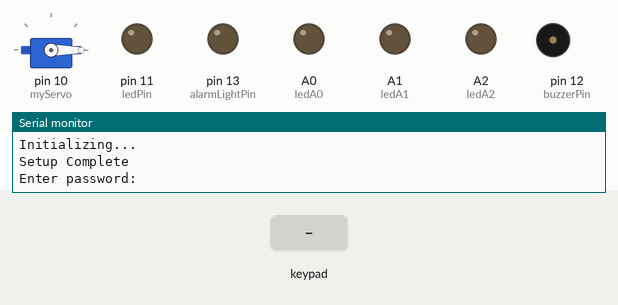
Bench run of a sketch on a simulated Arduino Uno, built with avr-gcc and run on an emulated ATmega328P. Parts: servo, output pins drawn as LEDs (lit = HIGH), buzzer (waves = sounding), the last lines printed to the serial monitor. Dashed ring = blinking. The test bench sets the inputs (shaded band).

Above: at 1.2 s.
1.3 s: key '1' pressed
At 3.41 s:
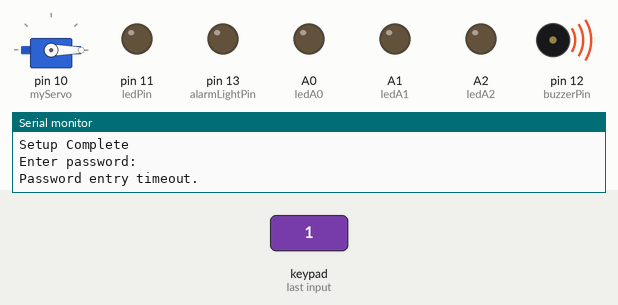
4.3 s: keypad keys 1 5 1 5 1 pressed 0.4 s apart
At 6.4 s:
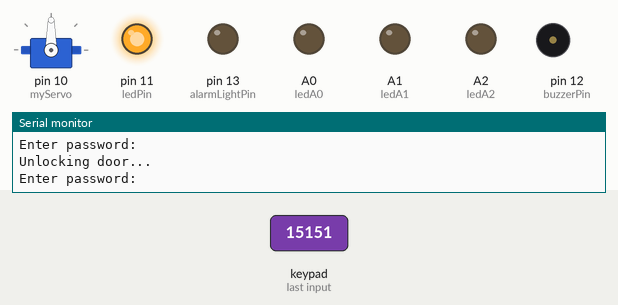
7.8 s: keypad keys 1 5 1 5 1 # pressed 0.4 s apart
At 7.9 s:
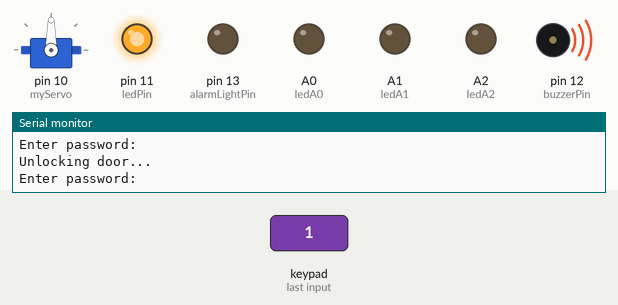
11.7 s: key 'B' pressed
At 12.7 s:
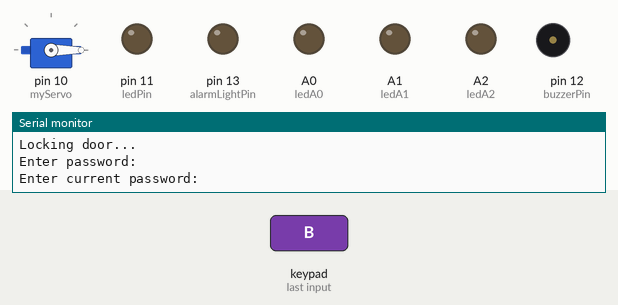
13.2 s: keypad keys 1 3 9 7 2 # pressed 0.4 s apart
At 15.3 s:
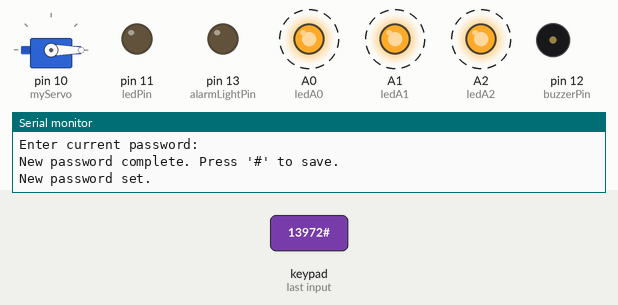
17.5 s: key '2' pressed
At 18.6 s:
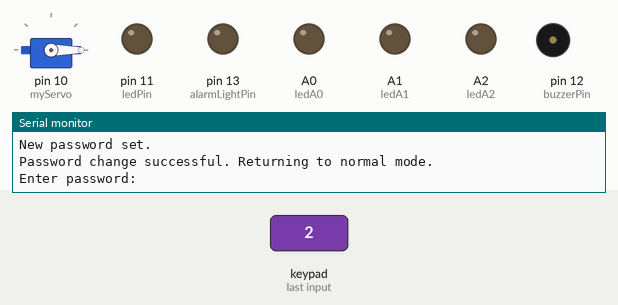
Timing chart, 0 to 21.5 s (numbered marks = the images above; inputs shaded):
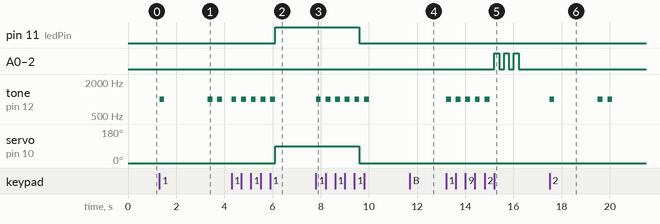

Measured:
- after the input at 1.3 s, tone on pin 12 (buzzerPin): goes 1000 Hz 0.20 s, silent 1.8 s, 1000 Hz 0.20 s, silent 0.20 s, 1000 Hz 0.20 s, then silent, starting at once
- after the input at 4.3 s, pin 11 (ledPin): LOW → HIGH after 1.8 s; tone on pin 12 (buzzerPin): alternates 1000 Hz for 0.20 s and silent for 0.20 s, 10 changes in all, then stays silent, starting at once; servo on pin 10 (myServo): 0° → 90° after 1.8 s
- after the input at 7.8 s, pin 11 (ledPin): HIGH → LOW after 1.8 s instead of 3.3 s; tone on pin 12 (buzzerPin): alternates 1000 Hz for 0.20 s and silent for 0.20 s, 12 changes in all, then stays silent, starting at once; servo on pin 10 (myServo): 90° → 0° after 1.8 s instead of 3.3 s
- after the input at 11.7 s, tone on pin 12 (buzzerPin): stops changing and stays silent
- after the input at 13.2 s, A0 (ledA0), A1 (ledA1), A2 (ledA2): alternates HIGH for 0.20 s and LOW for 0.20 s, 6 changes in all, then stays LOW, starting after 2.0 s; tone on pin 12 (buzzerPin): alternates 1000 Hz for 0.20 s and silent for 0.20 s, 10 changes in all, then stays silent, starting at once
- after the input at 17.5 s, tone on pin 12 (buzzerPin): goes 1000 Hz 0.20 s, silent 1.8 s, 1000 Hz 0.20 s, silent 0.20 s, 1000 Hz 0.20 s, then silent, starting at once

The sketch:

Arduino-Keypad-Smart-Door-Lock.ino
```cpp
#include <Keypad.h>
#include <Servo.h>

const byte ROWS = 4;
const byte COLS = 4;
char keys[ROWS][COLS] = {
  {'1','2','3','A'},
  {'4','5','6','B'},
  {'7','8','9','C'},
  {'*','0','#','D'}
};
byte rowPins[ROWS] = {2, 3, 4, 5};
byte colPins[COLS] = {6, 7, 8, 9};

Keypad keypad = Keypad(makeKeymap(keys), rowPins, colPins, ROWS, COLS);
Servo myServo;

String password = "15151"; // Default password
String inputPassword = "";
const int buzzerPin = 12;
const int ledPin = 11;
const int alarmLightPin = 13; // Alarm light pin

const int ledA0 = A0;
const int ledA1 = A1;
const int ledA2 = A2;

const String secretCode = "1122"; // Secret code for changing password
String inputSecretCode = "";
bool enteringSecretCode = false;

int incorrectAttempts = 0;
bool isDoorLocked = true;
unsigned long lastKeyPressTime = 0;
const unsigned long passwordEntryTimeout = 2000;
const int maxIncorrectAttempts = 3;
const unsigned long lockoutDuration = 4000;
unsigned long lockoutStartTime = 0;
bool isLockedOut = false;
bool alarmActive = false;
bool alarmTriggered = false;

unsigned long doorUnlockTime = 0;
const unsigned long doorUnlockDuration = 5000;

unsigned long sirenStartTime = 0;
bool sirenOn = false;

bool changingPassword = false; // Flag for changing password
String newPassword = ""; // Variable to store new password

void setup() {
  Serial.begin(9600);
  Serial.println("Initializing...");

  myServo.attach(10);
  myServo.write(0);

  pinMode(buzzerPin, OUTPUT);
  pinMode(ledPin, OUTPUT);
  pinMode(alarmLightPin, OUTPUT); // Set alarm light pin as output

  pinMode(ledA0, OUTPUT);
  pinMode(ledA1, OUTPUT);
  pinMode(ledA2, OUTPUT);

  Serial.println("Setup Complete");
  enterPassword();
}

void loop() {
  if (isLockedOut) {
    if (millis() - lockoutStartTime > lockoutDuration) {
      isLockedOut = false;
      Serial.println("Lockout period over.");
      enterPassword();
    } else {
      return;
    }
  }

  char key = keypad.getKey();
  if (key) {
    lastKeyPressTime = millis();
    handleKeyPress(key);
  }

  if (alarmTriggered) {
    runSiren();
  }

  if (inputPassword.length() > 0 && millis() - lastKeyPressTime > passwordEntryTimeout) {
    inputPassword = "";
    Serial.println("Password entry timeout.");
    soundBuzzerMultipleTimes(2);
    enterPassword();
  }

  if (!isDoorLocked && millis() - doorUnlockTime > doorUnlockDuration) {
    Serial.println("Auto-locking the door.");
    myServo.write(0);
    digitalWrite(ledPin, LOW);
    isDoorLocked = true;
  }
}

void handleKeyPress(char key) {
 if (changingPassword) {
  if (key == '#') { // Check if the save key is pressed
    if (newPassword.length() == 5) { // Ensure the new password is complete
      Serial.println("New password set.");
      password = newPassword; // Update the password
      newPassword = ""; // Reset new password
      changingPassword = false; // Exit password change mode
      blinkLights(3); // Blink lights after setting new password
      Serial.println("Password change successful. Returning to normal mode.");
      enterPassword(); // Return to password entry mode
    } else {
      Serial.println("New password must be 5 digits.");
      soundBuzzerMultipleTimes(2);
    }
    return;
  }

  if (newPassword.length() < 5) {
    newPassword += key; // Add the key to the new password
    soundBuzzerOnce();
    if (newPassword.length() == 5) {
      Serial.println("New password complete. Press '#' to save.");
    }
  }
  return;
}


  if (enteringSecretCode) {
    inputSecretCode += key;
    soundBuzzerOnce();

    if (inputSecretCode.length() == 4) {
      if (inputSecretCode == secretCode) {
        Serial.println("Secret code correct. Resetting incorrect attempts.");
        incorrectAttempts = 0;
        isLockedOut = false;
        blinkLights(3); // Blink lights after correct secret code
        changingPassword = true; // Start changing password
        Serial.println("Enter new password:");
      } else {
        Serial.println("Incorrect secret code.");
        soundBuzzerMultipleTimes(2);
      }
      inputSecretCode = ""; // Reset input after checking
      enteringSecretCode = false; // Reset state
      enterPassword();
    }
    return;
  }

  if (key == 'C') { // Cancel password change
  changingPassword = false;
  newPassword = "";
  Serial.println("Password change canceled.");
  enterPassword();
  return;
}
 else if (key == 'D') {
    enteringSecretCode = true;
    inputSecretCode = ""; // Reset input for secret code
    Serial.println("Enter secret code:");
  } else if (key == 'B') { // Start password change process
    changingPassword = true;
    inputPassword = ""; // Reset input password
    Serial.println("Enter current password:");
  } else {
    inputPassword += key;
    soundBuzzerOnce();

    if (inputPassword.length() == 5) {
      if (inputPassword == password) {
        if (alarmActive || alarmTriggered) {
          stopAlarm();
        } else {
          toggleDoorLock();
        }
        incorrectAttempts = 0;
      } else {
        incorrectAttempts++;
        Serial.println("Wrong password!");

        if (incorrectAttempts >= maxIncorrectAttempts) {
          Serial.println("Alarm triggered!");
          alarmTriggered = true;
          sirenStartTime = millis();
          incorrectAttempts = 0;
          isLockedOut = true;
          lockoutStartTime = millis();
          Serial.println("You are locked out for 1 minute.");
        }
      }
      inputPassword = "";
      enterPassword();
    }
  }
}

void runSiren() {
  if (!sirenOn) {
    sirenOn = true;
    Serial.println("Activating siren...");
    sirenStartTime = millis();
  }

  while (millis() - sirenStartTime < 4000) {
    digitalWrite(alarmLightPin, HIGH);
    digitalWrite(ledA0, HIGH);
    tone(buzzerPin, 2000);
    delay(300);
    digitalWrite(ledA0, LOW);
    digitalWrite(alarmLightPin, LOW);

    digitalWrite(alarmLightPin, HIGH);
    digitalWrite(ledA1, HIGH);
    delay(300);
    digitalWrite(ledA1, LOW);
    digitalWrite(alarmLightPin, LOW);

    digitalWrite(alarmLightPin, HIGH);
    digitalWrite(ledA2, HIGH);
    delay(300);
    digitalWrite(ledA2, LOW);
    digitalWrite(alarmLightPin, LOW);

    noTone(buzzerPin);
    delay(200);
  }

  stopAlarm();
}

void stopAlarm() {
  Serial.println("Stopping alarm...");
  alarmActive = false;
  alarmTriggered = false;
  sirenOn = false;
  noTone(buzzerPin);
  digitalWrite(ledA0, LOW);
  digitalWrite(ledA1, LOW);
  digitalWrite(ledA2, LOW);
  digitalWrite(alarmLightPin, LOW); // Turn off alarm light
  Serial.println("Alarm stopped.");
  enterPassword();
}

void soundBuzzerOnce() {
  tone(buzzerPin, 1000, 200);
  delay(200);
  noTone(buzzerPin);
}

void soundBuzzerMultipleTimes(int times) {
  for (int i = 0; i < times; i++) {
    tone(buzzerPin, 1000, 200);
    delay(300);
    noTone(buzzerPin);
    delay(100);
  }
}

void toggleDoorLock() {
  if (isDoorLocked) {
    Serial.println("Unlocking door...");
    myServo.write(90);
    digitalWrite(ledPin, HIGH);
    isDoorLocked = false;
    doorUnlockTime = millis();
  } else {
    Serial.println("Locking door...");
    myServo.write(0);
    digitalWrite(ledPin, LOW);
    isDoorLocked = true;
  }
}

void enterPassword() {
  Serial.println("Enter password:");
  inputPassword = ""; // Reset input password
}

void blinkLights(int times) {
  for (int i = 0; i < times; i++) {
    digitalWrite(ledA0, HIGH);
    digitalWrite(ledA1, HIGH);
    digitalWrite(ledA2, HIGH);
    delay(200); // Keep lights on for 200 ms
    digitalWrite(ledA0, LOW);
    digitalWrite(ledA1, LOW);
    digitalWrite(ledA2, LOW);
    delay(200); // Keep lights off for 200 ms
  }
}
```
